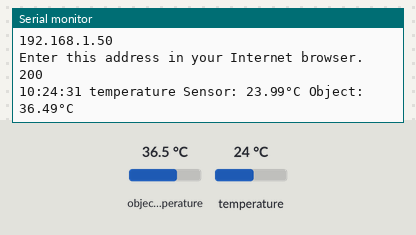
Simulated run of this sketch. Board: ESP32. On the bench: the last lines printed to the serial monitor. The inputs (shaded band) are chosen by the test bench; at power-on: object temperature 36.5 °C, temperature 24 °C. WiFi joins after 1.5 s; servers stay silent unless stated; network time is answered at once with the bench clock; uploads are accepted with an empty reply; the local clock reads 2024-03-15 10:24:30 at power-on unless the sketch sets it.

Above: at 2.7 s.
2.8 s: object temperature set to 20 °C
At 2.8 s:
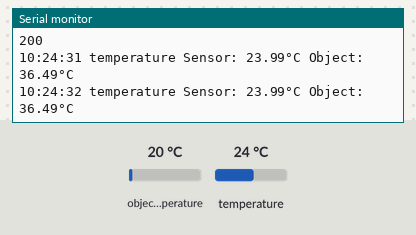
4.3 s: temperature set to 12 °C
At 5.4 s:
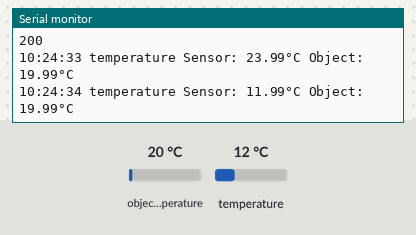
5.8 s: object temperature set to 26 °C
At 7.0 s:
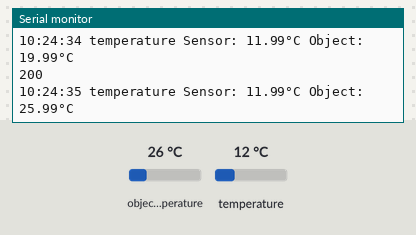
Timing chart, 0 to 8.8 s (numbered marks = the images above; inputs shaded):
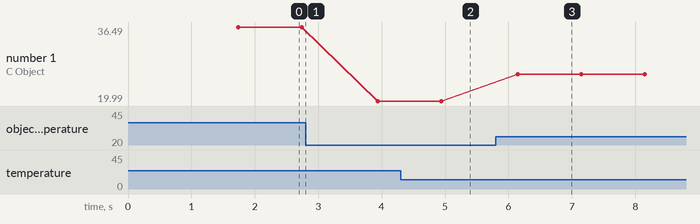

Measured:
- after the input at 4.3 s, the serial monitor: prints a new line after 0.64 s (image 2)
- after the input at 5.8 s, the serial monitor: prints a new line after 0.34 s (image 3)
- plotted number 1: 36.49 → 19.99 after the input at 2.8 s, 19.99 → 25.99 after the input at 5.8 s

The sketch:

InfraRedTemperature.ino
```cpp
/* Sensitive temperature sensor to use with domoticz
 *  on DOIT ESP32 DEVKIT V1 80Mhz, 921600 https://www.banggood.com/ESP32-Development-Board-WiFiBluetooth-Ultra-Low-Power-Consumption-Dual-Cores-ESP-32-ESP-32S-Board-p-1109512.html?p=VQ141018240205201801
 *  and MLX 90614   https://www.banggood.com/nl/MLX90614ESF-AAA-Non-contact-Human-Body-Infrared-IR-Temperature-Sensor-Module-For-Arduino-p-1100990.html?p=VQ141018240205201801
 *  MLX 90614   ESP32
 *  SDA      ->   D21
 *  SCL      ->   D23
 *  Vin      ->   3v3
 *  Gnd      ->   Gnd
 */
// Needed libraries
#include <Wire.h>
#include <SparkFunMLX90614.h>
#include <WiFi.h>
#include <NTPClient.h>
#include <WiFiUdp.h>
#include <HTTPClient.h>
// setup NTP timeserver
#define NTP_OFFSET 2 * 60 * 60 // In seconds
#define NTP_INTERVAL 60 * 1000 // In miliseconds
#define NTP_ADDRESS "ntp2.xs4all.nl"

//variables or temperatures
float tempSensor;
float tempObject;
float lastTemp = 0;
// WiFi network settings
const char* ssid     = "SSID OF YOUR WIFI";
const char* password = "PASSWORD FOR YOUR WIFI";
/** username and password for Domoticz
 *  use http://codebeautify.org/base64-encode to encode both
 */
String user ="ENCODED_USERNAME";
String pw="ENCODED_PASSWORD";
/** IP and Port to Domoticz */
String domoticzIP="IP_ADDRESS";
String domoticzPort="PORT";
// The Idx of the domoticz device used string to easy adding to getstring
String domoticzIdx ="IDX_SEE_DEVICES_IN_DOMOTICZ";

//object for Sensor
IRTherm sensor;
// object for timeserver update
WiFiUDP ntpUDP;
// object for timeserver client
NTPClient timeClient(ntpUDP, NTP_ADDRESS, NTP_OFFSET, NTP_INTERVAL);
// object for server
WiFiServer server(80);

void setup() {
  Wire.begin();
  Serial.begin(115200);
  Serial.println();
  Serial.println("ESP32 has started");
  //start sensor
  sensor.begin(0x00);
  //Select to use temperature in Celsius Change to TEMP_F for Fahrenheit
  sensor.setUnit(TEMP_C);
  // start WiFi
  WiFi.begin(ssid, password);

  while (WiFi.status() != WL_CONNECTED) {
    delay(500);
    Serial.print(".");
  }
  Serial.println("");
  Serial.println("WiFi connected");
  Serial.println("IP address: ");
  Serial.println(WiFi.localIP());
  Serial.println("Enter this address in your Internet browser.");

  // start Server
  server.begin();
  // start Time client
  timeClient.begin();
}


void loop() {
  if (sensor.read()){
      timeClient.update();
      String formattedTime = timeClient.getFormattedTime();
      //retrieve the temperature of the sensor (ambient)
      tempSensor = sensor.ambient();
      //retrieve the temperature of the object (Field of View)
      tempObject = sensor.object();
      // Only send the new temperature changed by 1 degrees of on the 20th seconds in time once a minute
      if (formattedTime.substring(6,8)=="20" || abs(lastTemp - tempObject) > .99 ){
         HTTPClient http;
         http.begin("http://" + domoticzIP + ":" + domoticzPort + "/json.htm?username=" + user + "&password=" + pw + "&type=command&param=udevice&idx=" + domoticzIdx + "&nvalue=0&svalue="+(String)+tempObject);
         int httpCode = http.GET();        //Make the request
         if (httpCode > 0) {               //Check for the returning code
           String payload = http.getString();
           Serial.println(httpCode);
           Serial.println(payload);
         }  else {
           Serial.println("Error on HTTP request");
         }
         http.end();
      }
      lastTemp = tempObject;
      Serial.print(formattedTime + " temperature Sensor: "+(String)tempSensor+"°C");
      Serial.println(" Object: "+(String)tempObject+"°C");
  } else {
      Serial.println("Geen data");
  }
  /* ONLY NEEDED IF YOU LIKE A WEBINTERFACE */
  WiFiClient client = server.available();        // luisteren naar inkomende gebruiker
  if (client) {
    while (client.connected()) {
      if (client.available()) {                 // als de gebruiker iets stuurt
        timeClient.update();
        String formattedTime = timeClient.getFormattedTime();
        client.flush();
 String s = "<!DOCTYPE html><html><head><meta name='viewport' content='initial-scale=1.0'><meta charset='utf-8'><style>#map {height: 100%;}html, body {height: 100%;margin: 25px;padding: 10px;font-family: Sans-Serif;} p{font-family:'Courier New', Sans-Serif;}</style>";
        s += "<link rel=\"stylesheet\" href=\"https://maxcdn.bootstrapcdn.com/bootstrap/4.0.0/css/bootstrap.min.css\">";
        s +="<script defer src=\"https://use.fontawesome.com/releases/v5.0.9/js/all.js\"></script></head>";
        s += "<body><h1>Temperature with IR sensor</h1>";
        s += "<p>Sensor temperature: "+(String)tempSensor+"°C</p>";
        s += "<p>Object temperature: "+(String)tempObject+"°C</p>";
        s += "</body></html>";
        client.print(s);
        delay(1);
      }
      break;
    }
  }
  /* END OF WEBINTERFACE */
   delay(1000);
}
```
